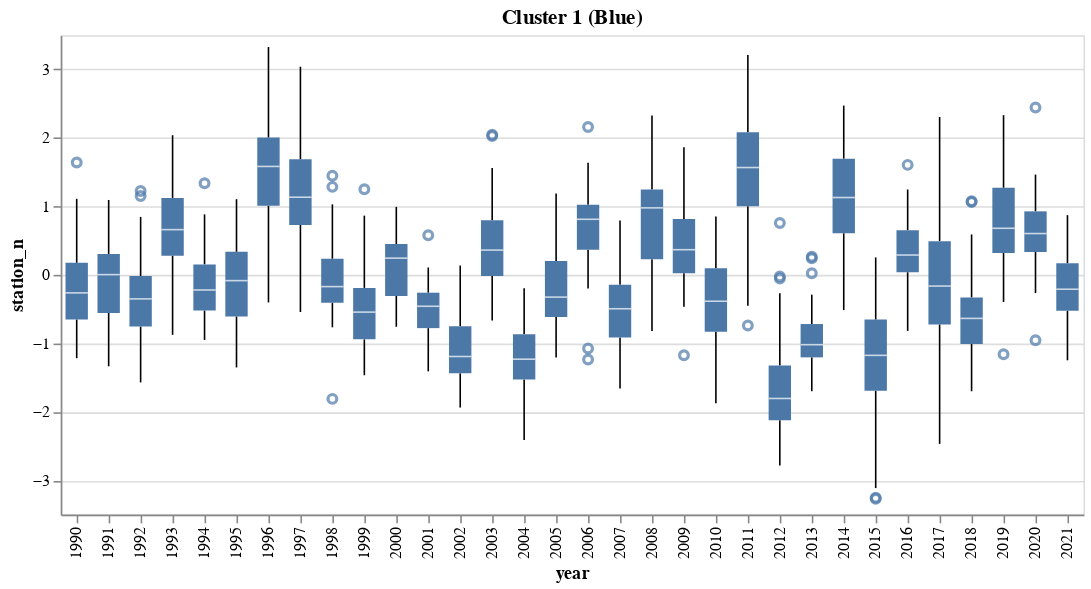

Notebook cell for this chart:
### Code cell
df_reset = df.reset_index()
df_reset = df_reset[df_reset['cluster'] == 1]

all_data = alt.Chart(df_reset[['station_n','year']]).mark_boxplot().encode(
    alt.Y('station_n:Q'),
    alt.X('year:N')
).properties(title='Cluster 1 (Blue)')

all_data

### Figure 1 — Vega specification as saved in the notebook (floating-point values rounded to 4 significant figures)
{"$schema": "https://vega.github.io/schema/vega/v5.json", "data": [{"name": "source_0"}, {"name": "data_0"}, {"name": "data_1", "values": [{"station_n": 1.151, "year": 1992}, {"station_n": 1.449, "year": 1998}, {"station_n": 1.338, "year": 1994}, {"station_n": -0.7386, "year": 2011}, {"station_n": 0.7577, "year": 2012}, {"station_n": 2.046, "year": 2003}, {"station_n": -1.075, "year": 2006}, {"station_n": -0.0532, "year": 2012}, {"station_n": 1.074, "year": 2018}, {"station_n": -3.255, "year": 2015}, {"station_n": 2.027, "year": 2003}, {"station_n": -1.173, "year": 2009}, {"station_n": 0.2425, "year": 2013}, {"station_n": 1.606, "year": 2016}, {"station_n": 2.445, "year": 2020}, {"station_n": 1.225, "year": 1992}, {"station_n": 1.285, "year": 1998}, {"station_n": -1.236, "year": 2006}, {"station_n": 0.02438, "year": 2013}, {"station_n": -0.02393, "year": 2012}, {"station_n": 1.251, "year": 1999}, {"station_n": 0.2645, "year": 2013}, {"station_n": -3.268, "year": 2015}, {"station_n": 1.064, "year": 2018}, {"station_n": 1.64, "year": 1990}, {"station_n": 0.5786, "year": 2001}, {"station_n": -1.159, "year": 2019}, {"station_n": -0.9546, "year": 2020}, {"station_n": 2.159, "year": 2006}, {"station_n": -1.811, "year": 1998}]}, {"name": "data_2"}, {"name": "data_3", "values": [{"lower_box_station_n": -0.6515, "lower_whisker_station_n": -1.217, "upper_whisker_station_n": 1.111, "year": 1990}, {"lower_box_station_n": -0.5568, "lower_whisker_station_n": -1.335, "upper_whisker_station_n": 1.094, "year": 1991}, {"lower_box_station_n": -0.7543, "lower_whisker_station_n": -1.57, "upper_whisker_station_n": 0.8461, "year": 1992}, {"lower_box_station_n": 0.2796, "lower_whisker_station_n": -0.876, "upper_whisker_station_n": 2.039, "year": 1993}, {"lower_box_station_n": -0.5203, "lower_whisker_station_n": -0.9506, "upper_whisker_station_n": 0.8831, "year": 1994}, {"lower_box_station_n": -0.6067, "lower_whisker_station_n": -1.352, "upper_whisker_station_n": 1.105, "year": 1995}, {"lower_box_station_n": 1.009, "lower_whisker_station_n": -0.4027, "upper_whisker_station_n": 3.327, "year": 1996}, {"lower_box_station_n": 0.7277, "lower_whisker_station_n": -0.5421, "upper_whisker_station_n": 3.039, "year": 1997}, {"lower_box_station_n": -0.4064, "lower_whisker_station_n": -0.7659, "upper_whisker_station_n": 1.029, "year": 1998}, {"lower_box_station_n": -0.9418, "lower_whisker_station_n": -1.466, "upper_whisker_station_n": 0.8644, "year": 1999}, {"lower_box_station_n": -0.3071, "lower_whisker_station_n": -0.7578, "upper_whisker_station_n": 0.9925, "year": 2000}, {"lower_box_station_n": -0.7779, "lower_whisker_station_n": -1.409, "upper_whisker_station_n": 0.1071, "year": 2001}, {"lower_box_station_n": -1.437, "lower_whisker_station_n": -1.938, "upper_whisker_station_n": 0.1363, "year": 2002}, {"lower_box_station_n": -0.01629, "lower_whisker_station_n": -0.667, "upper_whisker_station_n": 1.559, "year": 2003}, {"lower_box_station_n": -1.528, "lower_whisker_station_n": -2.41, "upper_whisker_station_n": -0.1953, "year": 2004}, {"lower_box_station_n": -0.6154, "lower_whisker_station_n": -1.207, "upper_whisker_station_n": 1.19, "year": 2005}, {"lower_box_station_n": 0.3652, "lower_whisker_station_n": -0.1986, "upper_whisker_station_n": 1.637, "year": 2006}, {"lower_box_station_n": -0.9153, "lower_whisker_station_n": -1.66, "upper_whisker_station_n": 0.7944, "year": 2007}, {"lower_box_station_n": 0.2266, "lower_whisker_station_n": -0.8192, "upper_whisker_station_n": 2.326, "year": 2008}, {"lower_box_station_n": 0.02452, "lower_whisker_station_n": -0.4674, "upper_whisker_station_n": 1.864, "year": 2009}, {"lower_box_station_n": -0.8316, "lower_whisker_station_n": -1.874, "upper_whisker_station_n": 0.8525, "year": 2010}, {"lower_box_station_n": 1.0, "lower_whisker_station_n": -0.4504, "upper_whisker_station_n": 3.212, "year": 2011}, {"lower_box_station_n": -2.121, "lower_whisker_station_n": -2.785, "upper_whisker_station_n": -0.2675, "year": 2012}, {"lower_box_station_n": -1.205, "lower_whisker_station_n": -1.699, "upper_whisker_station_n": -0.2893, "year": 2013}, {"lower_box_station_n": 0.6071, "lower_whisker_station_n": -0.5132, "upper_whisker_station_n": 2.472, "year": 2014}, {"lower_box_station_n": -1.693, "lower_whisker_station_n": -3.113, "upper_whisker_station_n": 0.2545, "year": 2015}, {"lower_box_station_n": 0.03862, "lower_whisker_station_n": -0.8192, "upper_whisker_station_n": 1.246, "year": 2016}, {"lower_box_station_n": -0.7238, "lower_whisker_station_n": -2.468, "upper_whisker_station_n": 2.305, "year": 2017}, {"lower_box_station_n": -1.01, "lower_whisker_station_n": -1.699, "upper_whisker_station_n": 0.5894, "year": 2018}, {"lower_box_station_n": 0.3206, "lower_whisker_station_n": -0.3957, "upper_whisker_station_n": 2.332, "year": 2019}, {"lower_box_station_n": 0.3339, "lower_whisker_station_n": -0.2657, "upper_whisker_station_n": 1.464, "year": 2020}, {"lower_box_station_n": -0.5241, "lower_whisker_station_n": -1.248, "upper_whisker_station_n": 0.8717, "year": 2021}]}, {"name": "data_4", "values": [{"lower_whisker_station_n": -1.217, "upper_box_station_n": 0.1754, "upper_whisker_station_n": 1.111, "year": 1990}, {"lower_whisker_station_n": -1.335, "upper_box_station_n": 0.3056, "upper_whisker_station_n": 1.094, "year": 1991}, {"lower_whisker_station_n": -1.57, "upper_box_station_n": -0.01703, "upper_whisker_station_n": 0.8461, "year": 1992}, {"lower_whisker_station_n": -0.876, "upper_box_station_n": 1.124, "upper_whisker_station_n": 2.039, "year": 1993}, {"lower_whisker_station_n": -0.9506, "upper_box_station_n": 0.1526, "upper_whisker_station_n": 0.8831, "year": 1994}, {"lower_whisker_station_n": -1.352, "upper_box_station_n": 0.3356, "upper_whisker_station_n": 1.105, "year": 1995}, {"lower_whisker_station_n": -0.4027, "upper_box_station_n": 2.004, "upper_whisker_station_n": 3.327, "year": 1996}, {"lower_whisker_station_n": -0.5421, "upper_box_station_n": 1.687, "upper_whisker_station_n": 3.039, "year": 1997}, {"lower_whisker_station_n": -0.7659, "upper_box_station_n": 0.2344, "upper_whisker_station_n": 1.029, "year": 1998}, {"lower_whisker_station_n": -1.466, "upper_box_station_n": -0.1906, "upper_whisker_station_n": 0.8644, "year": 1999}, {"lower_whisker_station_n": -0.7578, "upper_box_station_n": 0.4507, "upper_whisker_station_n": 0.9925, "year": 2000}, {"lower_whisker_station_n": -1.409, "upper_box_station_n": -0.2605, "upper_whisker_station_n": 0.1071, "year": 2001}, {"lower_whisker_station_n": -1.938, "upper_box_station_n": -0.7499, "upper_whisker_station_n": 0.1363, "year": 2002}, {"lower_whisker_station_n": -0.667, "upper_box_station_n": 0.797, "upper_whisker_station_n": 1.559, "year": 2003}, {"lower_whisker_station_n": -2.41, "upper_box_station_n": -0.8668, "upper_whisker_station_n": -0.1953, "year": 2004}, {"lower_whisker_station_n": -1.207, "upper_box_station_n": 0.2011, "upper_whisker_station_n": 1.19, "year": 2005}, {"lower_whisker_station_n": -0.1986, "upper_box_station_n": 1.023, "upper_whisker_station_n": 1.637, "year": 2006}, {"lower_whisker_station_n": -1.66, "upper_box_station_n": -0.1453, "upper_whisker_station_n": 0.7944, "year": 2007}, {"lower_whisker_station_n": -0.8192, "upper_box_station_n": 1.247, "upper_whisker_station_n": 2.326, "year": 2008}, {"lower_whisker_station_n": -0.4674, "upper_box_station_n": 0.8154, "upper_whisker_station_n": 1.864, "year": 2009}, {"lower_whisker_station_n": -1.874, "upper_box_station_n": 0.09819, "upper_whisker_station_n": 0.8525, "year": 2010}, {"lower_whisker_station_n": -0.4504, "upper_box_station_n": 2.081, "upper_whisker_station_n": 3.212, "year": 2011}, {"lower_whisker_station_n": -2.785, "upper_box_station_n": -1.324, "upper_whisker_station_n": -0.2675, "year": 2012}, {"lower_whisker_station_n": -1.699, "upper_box_station_n": -0.7181, "upper_whisker_station_n": -0.2893, "year": 2013}, {"lower_whisker_station_n": -0.5132, "upper_box_station_n": 1.697, "upper_whisker_station_n": 2.472, "year": 2014}, {"lower_whisker_station_n": -3.113, "upper_box_station_n": -0.6531, "upper_whisker_station_n": 0.2545, "year": 2015}, {"lower_whisker_station_n": -0.8192, "upper_box_station_n": 0.6507, "upper_whisker_station_n": 1.246, "year": 2016}, {"lower_whisker_station_n": -2.468, "upper_box_station_n": 0.4921, "upper_whisker_station_n": 2.305, "year": 2017}, {"lower_whisker_station_n": -1.699, "upper_box_station_n": -0.331, "upper_whisker_station_n": 0.5894, "year": 2018}, {"lower_whisker_station_n": -0.3957, "upper_box_station_n": 1.27, "upper_whisker_station_n": 2.332, "year": 2019}, {"lower_whisker_station_n": -0.2657, "upper_box_station_n": 0.9273, "upper_whisker_station_n": 1.464, "year": 2020}, {"lower_whisker_station_n": -1.248, "upper_box_station_n": 0.17, "upper_whisker_station_n": 0.8717, "year": 2021}]}, {"name": "data_5"}, {"name": "data_6", "values": [{"lower_box_station_n": -0.6515, "max_station_n": 1.64, "mid_box_station_n": -0.2629, "min_station_n": -1.217, "upper_box_station_n": 0.1754, "year": 1990}, {"lower_box_station_n": -0.5568, "max_station_n": 1.094, "mid_box_station_n": 0.003245, "min_station_n": -1.335, "upper_box_station_n": 0.3056, "year": 1991}, {"lower_box_station_n": -0.7543, "max_station_n": 1.225, "mid_box_station_n": -0.3506, "min_station_n": -1.57, "upper_box_station_n": -0.01703, "year": 1992}, {"lower_box_station_n": 0.2796, "max_station_n": 2.039, "mid_box_station_n": 0.6602, "min_station_n": -0.876, "upper_box_station_n": 1.124, "year": 1993}, {"lower_box_station_n": -0.5203, "max_station_n": 1.338, "mid_box_station_n": -0.2209, "min_station_n": -0.9506, "upper_box_station_n": 0.1526, "year": 1994}, {"lower_box_station_n": -0.6067, "max_station_n": 1.105, "mid_box_station_n": -0.08434, "min_station_n": -1.352, "upper_box_station_n": 0.3356, "year": 1995}, {"lower_box_station_n": 1.009, "max_station_n": 3.327, "mid_box_station_n": 1.583, "min_station_n": -0.4027, "upper_box_station_n": 2.004, "year": 1996}, {"lower_box_station_n": 0.7277, "max_station_n": 3.039, "mid_box_station_n": 1.133, "min_station_n": -0.5421, "upper_box_station_n": 1.687, "year": 1997}, {"lower_box_station_n": -0.4064, "max_station_n": 1.449, "mid_box_station_n": -0.1717, "min_station_n": -1.811, "upper_box_station_n": 0.2344, "year": 1998}, {"lower_box_station_n": -0.9418, "max_station_n": 1.251, "mid_box_station_n": -0.544, "min_station_n": -1.466, "upper_box_station_n": -0.1906, "year": 1999}, {"lower_box_station_n": -0.3071, "max_station_n": 0.9925, "mid_box_station_n": 0.244, "min_station_n": -0.7578, "upper_box_station_n": 0.4507, "year": 2000}, {"lower_box_station_n": -0.7779, "max_station_n": 0.5786, "mid_box_station_n": -0.4586, "min_station_n": -1.409, "upper_box_station_n": -0.2605, "year": 2001}, {"lower_box_station_n": -1.437, "max_station_n": 0.1363, "mid_box_station_n": -1.192, "min_station_n": -1.938, "upper_box_station_n": -0.7499, "year": 2002}, {"lower_box_station_n": -0.01629, "max_station_n": 2.046, "mid_box_station_n": 0.3617, "min_station_n": -0.667, "upper_box_station_n": 0.797, "year": 2003}, {"lower_box_station_n": -1.528, "max_station_n": -0.1953, "mid_box_station_n": -1.231, "min_station_n": -2.41, "upper_box_station_n": -0.8668, "year": 2004}, {"lower_box_station_n": -0.6154, "max_station_n": 1.19, "mid_box_station_n": -0.325, "min_station_n": -1.207, "upper_box_station_n": 0.2011, "year": 2005}, {"lower_box_station_n": 0.3652, "max_station_n": 2.159, "mid_box_station_n": 0.8114, "min_station_n": -1.236, "upper_box_station_n": 1.023, "year": 2006}, {"lower_box_station_n": -0.9153, "max_station_n": 0.7944, "mid_box_station_n": -0.495, "min_station_n": -1.66, "upper_box_station_n": -0.1453, "year": 2007}, {"lower_box_station_n": 0.2266, "max_station_n": 2.326, "mid_box_station_n": 0.9783, "min_station_n": -0.8192, "upper_box_station_n": 1.247, "year": 2008}, {"lower_box_station_n": 0.02452, "max_station_n": 1.864, "mid_box_station_n": 0.3673, "min_station_n": -1.173, "upper_box_station_n": 0.8154, "year": 2009}, {"lower_box_station_n": -0.8316, "max_station_n": 0.8525, "mid_box_station_n": -0.3851, "min_station_n": -1.874, "upper_box_station_n": 0.09819, "year": 2010}, {"lower_box_station_n": 1.0, "max_station_n": 3.212, "mid_box_station_n": 1.567, "min_station_n": -0.7386, "upper_box_station_n": 2.081, "year": 2011}, {"lower_box_station_n": -2.121, "max_station_n": 0.7577, "mid_box_station_n": -1.805, "min_station_n": -2.785, "upper_box_station_n": -1.324, "year": 2012}, {"lower_box_station_n": -1.205, "max_station_n": 0.2645, "mid_box_station_n": -1.02, "min_station_n": -1.699, "upper_box_station_n": -0.7181, "year": 2013}, {"lower_box_station_n": 0.6071, "max_station_n": 2.472, "mid_box_station_n": 1.129, "min_station_n": -0.5132, "upper_box_station_n": 1.697, "year": 2014}, {"lower_box_station_n": -1.693, "max_station_n": 0.2545, "mid_box_station_n": -1.175, "min_station_n": -3.268, "upper_box_station_n": -0.6531, "year": 2015}, {"lower_box_station_n": 0.03862, "max_station_n": 1.606, "mid_box_station_n": 0.2893, "min_station_n": -0.8192, "upper_box_station_n": 0.6507, "year": 2016}, {"lower_box_station_n": -0.7238, "max_station_n": 2.305, "mid_box_station_n": -0.1638, "min_station_n": -2.468, "upper_box_station_n": 0.4921, "year": 2017}, {"lower_box_station_n": -1.01, "max_station_n": 1.074, "mid_box_station_n": -0.6358, "min_station_n": -1.699, "upper_box_station_n": -0.331, "year": 2018}, {"lower_box_station_n": 0.3206, "max_station_n": 2.332, "mid_box_station_n": 0.68, "min_station_n": -1.159, "upper_box_station_n": 1.27, "year": 2019}, {"lower_box_station_n": 0.3339, "max_station_n": 2.445, "mid_box_station_n": 0.6033, "min_station_n": -0.9546, "upper_box_station_n": 0.9273, "year": 2020}, {"lower_box_station_n": -0.5241, "max_station_n": 0.8717, "mid_box_station_n": -0.2096, "min_station_n": -1.248, "upper_box_station_n": 0.17, "year": 2021}]}, {"name": "data_7", "values": [{"lower_box_station_n": -0.6515, "max_station_n": 1.64, "mid_box_station_n": -0.2629, "min_station_n": -1.217, "upper_box_station_n": 0.1754, "year": 1990}, {"lower_box_station_n": -0.5568, "max_station_n": 1.094, "mid_box_station_n": 0.003245, "min_station_n": -1.335, "upper_box_station_n": 0.3056, "year": 1991}, {"lower_box_station_n": -0.7543, "max_station_n": 1.225, "mid_box_station_n": -0.3506, "min_station_n": -1.57, "upper_box_station_n": -0.01703, "year": 1992}, {"lower_box_station_n": 0.2796, "max_station_n": 2.039, "mid_box_station_n": 0.6602, "min_station_n": -0.876, "upper_box_station_n": 1.124, "year": 1993}, {"lower_box_station_n": -0.5203, "max_station_n": 1.338, "mid_box_station_n": -0.2209, "min_station_n": -0.9506, "upper_box_station_n": 0.1526, "year": 1994}, {"lower_box_station_n": -0.6067, "max_station_n": 1.105, "mid_box_station_n": -0.08434, "min_station_n": -1.352, "upper_box_station_n": 0.3356, "year": 1995}, {"lower_box_station_n": 1.009, "max_station_n": 3.327, "mid_box_station_n": 1.583, "min_station_n": -0.4027, "upper_box_station_n": 2.004, "year": 1996}, {"lower_box_station_n": 0.7277, "max_station_n": 3.039, "mid_box_station_n": 1.133, "min_station_n": -0.5421, "upper_box_station_n": 1.687, "year": 1997}, {"lower_box_station_n": -0.4064, "max_station_n": 1.449, "mid_box_station_n": -0.1717, "min_station_n": -1.811, "upper_box_station_n": 0.2344, "year": 1998}, {"lower_box_station_n": -0.9418, "max_station_n": 1.251, "mid_box_station_n": -0.544, "min_station_n": -1.466, "upper_box_station_n": -0.1906, "year": 1999}, {"lower_box_station_n": -0.3071, "max_station_n": 0.9925, "mid_box_station_n": 0.244, "min_station_n": -0.7578, "upper_box_station_n": 0.4507, "year": 2000}, {"lower_box_station_n": -0.7779, "max_station_n": 0.5786, "mid_box_station_n": -0.4586, "min_station_n": -1.409, "upper_box_station_n": -0.2605, "year": 2001}, {"lower_box_station_n": -1.437, "max_station_n": 0.1363, "mid_box_station_n": -1.192, "min_station_n": -1.938, "upper_box_station_n": -0.7499, "year": 2002}, {"lower_box_station_n": -0.01629, "max_station_n": 2.046, "mid_box_station_n": 0.3617, "min_station_n": -0.667, "upper_box_station_n": 0.797, "year": 2003}, {"lower_box_station_n": -1.528, "max_station_n": -0.1953, "mid_box_station_n": -1.231, "min_station_n": -2.41, "upper_box_station_n": -0.8668, "year": 2004}, {"lower_box_station_n": -0.6154, "max_station_n": 1.19, "mid_box_station_n": -0.325, "min_station_n": -1.207, "upper_box_station_n": 0.2011, "year": 2005}, {"lower_box_station_n": 0.3652, "max_station_n": 2.159, "mid_box_station_n": 0.8114, "min_station_n": -1.236, "upper_box_station_n": 1.023, "year": 2006}, {"lower_box_station_n": -0.9153, "max_station_n": 0.7944, "mid_box_station_n": -0.495, "min_station_n": -1.66, "upper_box_station_n": -0.1453, "year": 2007}, {"lower_box_station_n": 0.2266, "max_station_n": 2.326, "mid_box_station_n": 0.9783, "min_station_n": -0.8192, "upper_box_station_n": 1.247, "year": 2008}, {"lower_box_station_n": 0.02452, "max_station_n": 1.864, "mid_box_station_n": 0.3673, "min_station_n": -1.173, "upper_box_station_n": 0.8154, "year": 2009}, {"lower_box_station_n": -0.8316, "max_station_n": 0.8525, "mid_box_station_n": -0.3851, "min_station_n": -1.874, "upper_box_station_n": 0.09819, "year": 2010}, {"lower_box_station_n": 1.0, "max_station_n": 3.212, "mid_box_station_n": 1.567, "min_station_n": -0.7386, "upper_box_station_n": 2.081, "year": 2011}, {"lower_box_station_n": -2.121, "max_station_n": 0.7577, "mid_box_station_n": -1.805, "min_station_n": -2.785, "upper_box_station_n": -1.324, "year": 2012}, {"lower_box_station_n": -1.205, "max_station_n": 0.2645, "mid_box_station_n": -1.02, "min_station_n": -1.699, "upper_box_station_n": -0.7181, "year": 2013}, {"lower_box_station_n": 0.6071, "max_station_n": 2.472, "mid_box_station_n": 1.129, "min_station_n": -0.5132, "upper_box_station_n": 1.697, "year": 2014}, {"lower_box_station_n": -1.693, "max_station_n": 0.2545, "mid_box_station_n": -1.175, "min_station_n": -3.268, "upper_box_station_n": -0.6531, "year": 2015}, {"lower_box_station_n": 0.03862, "max_station_n": 1.606, "mid_box_station_n": 0.2893, "min_station_n": -0.8192, "upper_box_station_n": 0.6507, "year": 2016}, {"lower_box_station_n": -0.7238, "max_station_n": 2.305, "mid_box_station_n": -0.1638, "min_station_n": -2.468, "upper_box_station_n": 0.4921, "year": 2017}, {"lower_box_station_n": -1.01, "max_station_n": 1.074, "mid_box_station_n": -0.6358, "min_station_n": -1.699, "upper_box_station_n": -0.331, "year": 2018}, {"lower_box_station_n": 0.3206, "max_station_n": 2.332, "mid_box_station_n": 0.68, "min_station_n": -1.159, "upper_box_station_n": 1.27, "year": 2019}, {"lower_box_station_n": 0.3339, "max_station_n": 2.445, "mid_box_station_n": 0.6033, "min_station_n": -0.9546, "upper_box_station_n": 0.9273, "year": 2020}, {"lower_box_station_n": -0.5241, "max_station_n": 0.8717, "mid_box_station_n": -0.2096, "min_station_n": -1.248, "upper_box_station_n": 0.17, "year": 2021}]}, {"name": "data_1_x_domain_year_0", "values": [{"year": 1992}, {"year": 1998}, {"year": 1994}, {"year": 2011}, {"year": 2012}, {"year": 2003}, {"year": 2006}, {"year": 2018}, {"year": 2015}, {"year": 2009}, {"year": 2013}, {"year": 2016}, {"year": 2020}, {"year": 1999}, {"year": 1990}, {"year": 2001}, {"year": 2019}]}, {"name": "data_3_x_domain_year_1", "values": [{"year": 1990}, {"year": 1991}, {"year": 1992}, {"year": 1993}, {"year": 1994}, {"year": 1995}, {"year": 1996}, {"year": 1997}, {"year": 1998}, {"year": 1999}, {"year": 2000}, {"year": 2001}, {"year": 2002}, {"year": 2003}, {"year": 2004}, {"year": 2005}, {"year": 2006}, {"year": 2007}, {"year": 2008}, {"year": 2009}, {"year": 2010}, {"year": 2011}, {"year": 2012}, {"year": 2013}, {"year": 2014}, {"year": 2015}, {"year": 2016}, {"year": 2017}, {"year": 2018}, {"year": 2019}, {"year": 2020}, {"year": 2021}]}, {"name": "data_4_x_domain_year_2", "values": [{"year": 1990}, {"year": 1991}, {"year": 1992}, {"year": 1993}, {"year": 1994}, {"year": 1995}, {"year": 1996}, {"year": 1997}, {"year": 1998}, {"year": 1999}, {"year": 2000}, {"year": 2001}, {"year": 2002}, {"year": 2003}, {"year": 2004}, {"year": 2005}, {"year": 2006}, {"year": 2007}, {"year": 2008}, {"year": 2009}, {"year": 2010}, {"year": 2011}, {"year": 2012}, {"year": 2013}, {"year": 2014}, {"year": 2015}, {"year": 2016}, {"year": 2017}, {"year": 2018}, {"year": 2019}, {"year": 2020}, {"year": 2021}]}, {"name": "data_6_x_domain_year_3", "values": [{"year": 1990}, {"year": 1991}, {"year": 1992}, {"year": 1993}, {"year": 1994}, {"year": 1995}, {"year": 1996}, {"year": 1997}, {"year": 1998}, {"year": 1999}, {"year": 2000}, {"year": 2001}, {"year": 2002}, {"year": 2003}, {"year": 2004}, {"year": 2005}, {"year": 2006}, {"year": 2007}, {"year": 2008}, {"year": 2009}, {"year": 2010}, {"year": 2011}, {"year": 2012}, {"year": 2013}, {"year": 2014}, {"year": 2015}, {"year": 2016}, {"year": 2017}, {"year": 2018}, {"year": 2019}, {"year": 2020}, {"year": 2021}]}, {"name": "data_7_x_domain_year_4", "values": [{"year": 1990}, {"year": 1991}, {"year": 1992}, {"year": 1993}, {"year": 1994}, {"year": 1995}, {"year": 1996}, {"year": 1997}, {"year": 1998}, {"year": 1999}, {"year": 2000}, {"year": 2001}, {"year": 2002}, {"year": 2003}, {"year": 2004}, {"year": 2005}, {"year": 2006}, {"year": 2007}, {"year": 2008}, {"year": 2009}, {"year": 2010}, {"year": 2011}, {"year": 2012}, {"year": 2013}, {"year": 2014}, {"year": 2015}, {"year": 2016}, {"year": 2017}, {"year": 2018}, {"year": 2019}, {"year": 2020}, {"year": 2021}]}], "signals": [{"name": "x_step", "value": 20}, {"name": "width", "update": "bandspace(domain('x').length, 0, 0) * x_step"}], "marks": [{"type": "symbol", "name": "layer_0_layer_0_marks", "from": {"data": "data_1"}, "encode": {"update": {"stroke": {"value": "#4c78a8"}, "x": {"field": "year", "scale": "x", "band": 0.5}, "opacity": {"value": 0.7}, "fill": {"value": "transparent"}, "y": {"field": "station_n", "scale": "y"}}}, "style": ["point", "boxplot-outliers"]}, {"type": "rule", "name": "layer_0_layer_1_layer_0_marks", "from": {"data": "data_3"}, "encode": {"update": {"tooltip": {"signal": "{\"Upper Whisker of station_n\": format(datum[\"upper_whisker_station_n\"], \"\"), \"Lower Whisker of station_n\": format(datum[\"lower_whisker_station_n\"], \"\"), \"year\": isValid(datum[\"year\"]) ? datum[\"year\"] : \"\"+datum[\"year\"]}"}, "stroke": {"value": "black"}, "x": {"field": "year", "scale": "x", "band": 0.5}, "y": {"field": "lower_whisker_station_n", "scale": "y"}, "y2": {"field": "lower_box_station_n", "scale": "y"}}}, "style": ["rule", "boxplot-rule"], "aria": false}, {"type": "rule", "name": "layer_0_layer_1_layer_1_marks", "from": {"data": "data_4"}, "encode": {"update": {"y": {"field": "upper_box_station_n", "scale": "y"}, "tooltip": {"signal": "{\"Upper Whisker of station_n\": format(datum[\"upper_whisker_station_n\"], \"\"), \"Lower Whisker of station_n\": format(datum[\"lower_whisker_station_n\"], \"\"), \"year\": isValid(datum[\"year\"]) ? datum[\"year\"] : \"\"+datum[\"year\"]}"}, "x": {"field": "year", "scale": "x", "band": 0.5}, "y2": {"field": "upper_whisker_station_n", "scale": "y"}, "stroke": {"value": "black"}}}, "aria": false, "style": ["rule", "boxplot-rule"]}, {"type": "rect", "name": "layer_1_layer_0_marks", "from": {"data": "data_6"}, "encode": {"update": {"fill": {"value": "#4c78a8"}, "xc": {"field": "year", "scale": "x", "band": 0.5}, "width": {"value": 14}, "y": {"field": "lower_box_station_n", "scale": "y"}, "tooltip": {"signal": "{\"Max of station_n\": format(datum[\"max_station_n\"], \"\"), \"Q3 of station_n\": format(datum[\"upper_box_station_n\"], \"\"), \"Median of station_n\": format(datum[\"mid_box_station_n\"], \"\"), \"Q1 of station_n\": format(datum[\"lower_box_station_n\"], \"\"), \"Min of station_n\": format(datum[\"min_station_n\"], \"\"), \"year\": isValid(datum[\"year\"]) ? datum[\"year\"] : \"\"+datum[\"year\"]}"}, "y2": {"field": "upper_box_station_n", "scale": "y"}}}, "style": ["bar", "boxplot-box"]}, {"type": "rect", "name": "layer_1_layer_1_marks", "from": {"data": "data_7"}, "encode": {"update": {"height": {"value": 1}, "yc": {"field": "mid_box_station_n", "scale": "y"}, "xc": {"field": "year", "scale": "x", "band": 0.5}, "fill": {"value": "white"}, "width": {"value": 14}, "tooltip": {"signal": "{\"Max of station_n\": format(datum[\"max_station_n\"], \"\"), \"Q3 of station_n\": format(datum[\"upper_box_station_n\"], \"\"), \"Median of station_n\": format(datum[\"mid_box_station_n\"], \"\"), \"Q1 of station_n\": format(datum[\"lower_box_station_n\"], \"\"), \"Min of station_n\": format(datum[\"min_station_n\"], \"\"), \"year\": isValid(datum[\"year\"]) ? datum[\"year\"] : \"\"+datum[\"year\"]}"}, "opacity": {"value": 0.7}}}, "aria": false, "style": ["tick", "boxplot-median"]}], "scales": [{"name": "x", "type": "band", "domain": {"fields": [{"data": "data_1_x_domain_year_0", "field": "year"}, {"data": "data_3_x_domain_year_1", "field": "year"}, {"data": "data_4_x_domain_year_2", "field": "year"}, {"data": "data_6_x_domain_year_3", "field": "year"}, {"data": "data_7_x_domain_year_4", "field": "year"}], "sort": true}, "range": {"step": {"signal": "x_step"}}, "paddingOuter": 0, "paddingInner": 0}, {"name": "y", "type": "linear", "domain": {"fields": [{"data": "data_1", "field": "station_n"}, {"data": "data_3", "field": "lower_whisker_station_n"}, {"data": "data_3", "field": "lower_box_station_n"}, {"data": "data_4", "field": "upper_box_station_n"}, {"data": "data_4", "field": "upper_whisker_station_n"}, {"data": "data_6", "field": "lower_box_station_n"}, {"data": "data_6", "field": "upper_box_station_n"}, {"data": "data_7", "field": "mid_box_station_n"}]}, "range": [{"signal": "height"}, 0], "nice": true, "zero": true}], "axes": [{"scale": "y", "orient": "left", "minExtent": 0, "grid": true, "gridScale": "x", "domain": false, "ticks": false, "labels": false, "zindex": 0, "aria": false, "maxExtent": 0, "tickCount": {"signal": "ceil(height/40)"}}, {"scale": "x", "grid": false, "labelAngle": 270, "labelBaseline": "middle", "zindex": 0, "orient": "bottom", "labelAlign": "right", "title": "year"}, {"scale": "y", "grid": false, "orient": "left", "title": "station_n", "labelOverlap": true, "tickCount": {"signal": "ceil(height/40)"}, "zindex": 0}], "title": {"text": "Cluster 1 (Blue)", "frame": "group"}, "style": "cell", "background": "white", "padding": 5, "height": 300}
